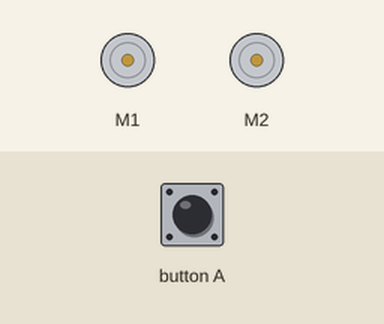
This program was run on a simulated BBC micro:bit (MakeCode). Parts: 2 × DC motor (green arrow = forward, orange = backward, longer = faster). Inputs (shaded band) come from the test bench.

Above: at 1.2 s.
1.3 s: button A pressed for 0.15 s
At 2.2 s:
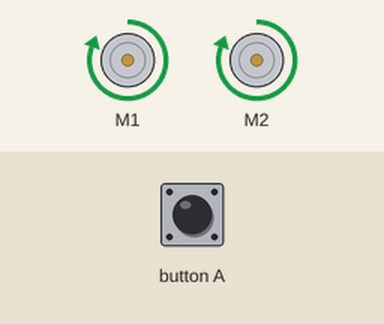
At 6.8 s:
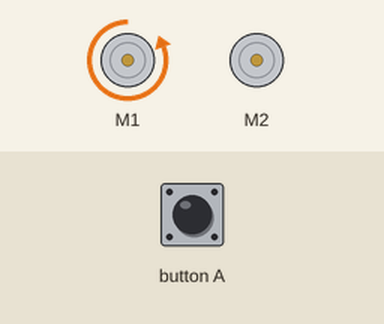
Timing chart, 0 to 8.3 s (numbered marks = the images above; inputs shaded):
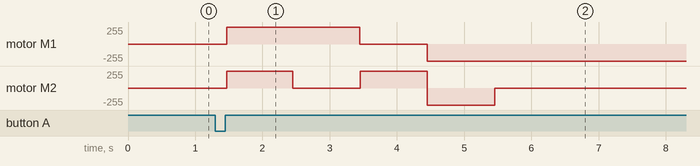

Measured:
- after the input at 1.3 s, motor M1: stopped → forward 255/255 after 0.17 s, → stopped 2.0 s later, → backward 255/255 1.0 s later; motor M2: stopped → forward 255/255 after 0.17 s, → stopped 0.98 s later, → forward 255/255 1.0 s later, → backward 255/255 1.0 s later, … (5 changes in this stretch)

The program:

main.ts
```typescript
input.onButtonPressed(Button.A, function () {
    maqueen.MotorRun(maqueen.aMotors.M1, maqueen.Dir.CW, 255)
    maqueen.MotorRun(maqueen.aMotors.M2, maqueen.Dir.CW, 255)
    basic.pause(1000)
    maqueen.MotorRun(maqueen.aMotors.M1, maqueen.Dir.CW, 255)
    maqueen.MotorRun(maqueen.aMotors.M2, maqueen.Dir.CW, 0)
    basic.pause(1000)
    maqueen.MotorRun(maqueen.aMotors.M1, maqueen.Dir.CW, 0)
    maqueen.MotorRun(maqueen.aMotors.M2, maqueen.Dir.CW, 255)
    basic.pause(1000)
    maqueen.MotorRun(maqueen.aMotors.M1, maqueen.Dir.CCW, 255)
    maqueen.MotorRun(maqueen.aMotors.M2, maqueen.Dir.CCW, 255)
    basic.pause(1000)
    maqueen.MotorRun(maqueen.aMotors.M1, maqueen.Dir.CCW, 255)
    maqueen.MotorRun(maqueen.aMotors.M2, maqueen.Dir.CCW, 0)
    basic.pause(1000)
})
```

test.ts
```typescript
// tests gaan hier; deze zal niet worden gecompileerd wanneer dit pakket wordt gebruikt als extensie.
```
